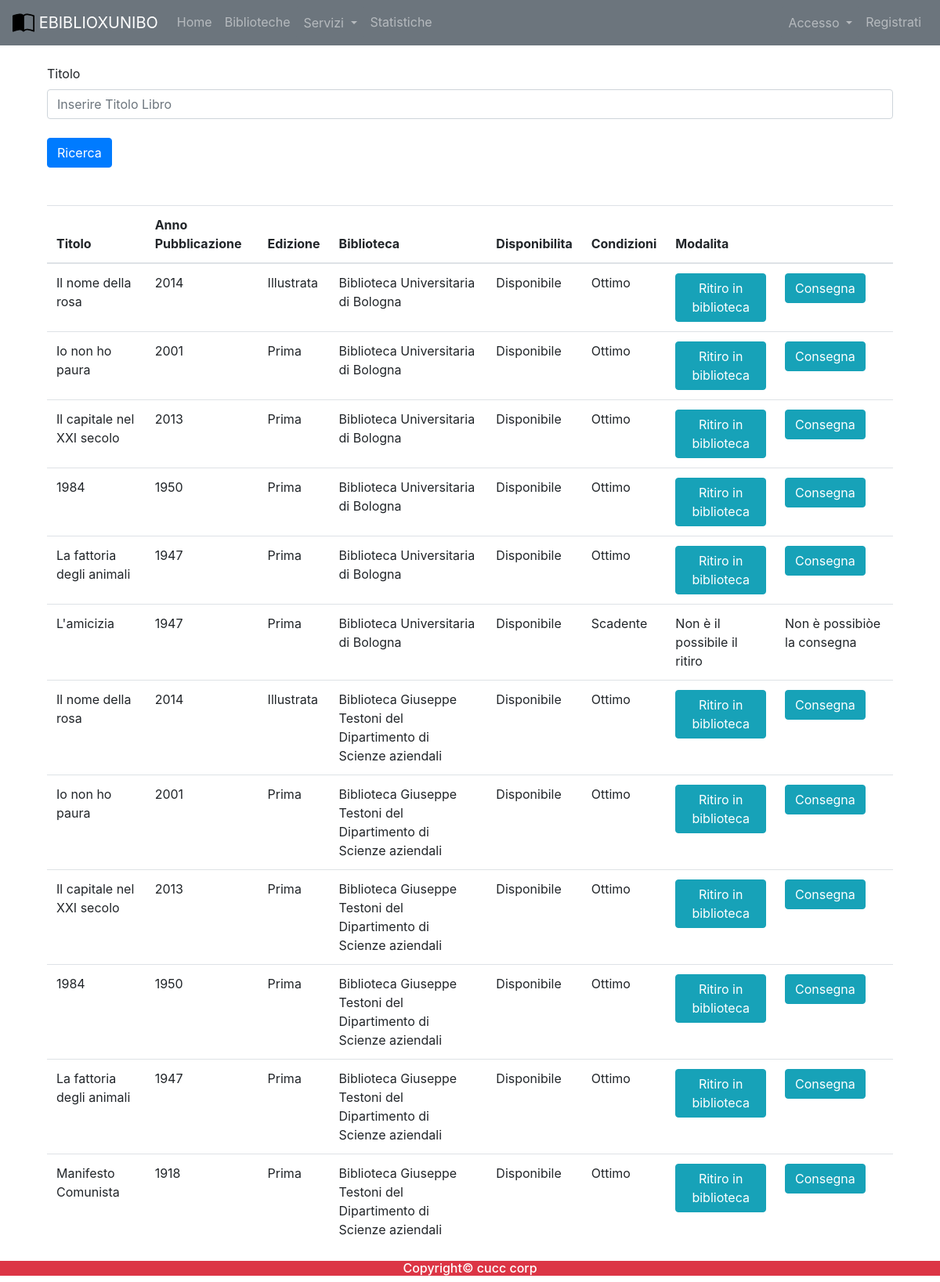
Screenshot of /libro.php with the database file from the repository.
### tables this page shows
create table CARTACEO(
    Codice int auto_increment primary key,
    Titolo varchar(255),
    Autore varchar(255),
    Edizione varchar(255),
    Genere varchar(255),
    AnnoPubblicazione int,
    NumeroPagine int,
    StatoConservazione varchar(9) not null,
    StatoPrestito varchar(11) not null,
    Scaffale varchar(255) not null,
    Biblioteca varchar(255) not null,
    constraint valid_stato_conservazione check(StatoConservazione in ("Ottimo","Buono","Non Buono", "Scadente")),
    constraint valid_stato_prestito check(StatoPrestito in ("Disponibile","Prenotato","Consegnato")),
    foreign key (Biblioteca) references BIBLIOTECA(Nome) on delete cascade on update cascade
);

### includes/autoloader.inc.php (called while the page is built, shortened)
<?php
    function myAutoLoader($className){
        $path = "C:\\xampp\\htdocs\\Ebiblio\\controller\\";
        $extension = ".class.php";
        $fullPath = $path.$className.$extension;
    }
?>

### controller/dbh.class.php (called while the page is built)
<?php
    class Dbh {
        private static $dbInstance;
        private $db;
        public static function getInstance() {
            if(is_null(Dbh::$dbInstance)) {
                self::$dbInstance = new Dbh();
            }
            return self::$dbInstance;
        }
        private function __construct() {
            try {
                $this->db = new PDO(
                    'mysql:host=localhost;dbname=ebiblio;charset=utf8',
                    'root',
                    '1590');
                $this->db->setAttribute(PDO::ATTR_ERRMODE, PDO::ERRMODE_EXCEPTION);
                $this->db->setAttribute(PDO::ATTR_EMULATE_PREPARES, true);
            } catch (PDOException $pdo) {
                echo "No database found! Please run the database server to proceed!";
            }
        }
        public function getDb() {
            return $this->db;
        }
    }
?>

### controller/cartaceoController.class.php (called while the page is built, shortened)
<?php
    class CartaceoController{
        public function listUtil(){
            $query=" SELECT * from Cartaceo";
            $stmt = Dbh::getInstance()
            -> getDb()
            -> prepare($query);
            $stmt -> execute();
            return $stmt -> fetchAll(PDO::FETCH_ASSOC);
        }
    }
?>

### libro.php (the view, shortened to what this page needs)
<?php
require_once('/xampp/htdocs/ebiblio/main_partials/menu.php');
$cartaCon = new CartaceoController();
$carta_res = $cartaCon->listUtil();
?>
<div class="container" style="background-color: white;">
    <br>
    <div class="container">
        <form action="" method="POST">
            <div class="form-group">
                <div class="row">
                    <div class="col mb-2">
                        <label for="titoloId">Titolo</label>
                        <input type="text" class="form-control" name="Titolo" id="titoloId" aria-describedby="emailHelp" placeholder="Inserire Titolo Libro">
                    </div>
                </div>
            </div>
            <input type="submit" name="cartaform_submitted" class="btn btn-primary" value="Ricerca"></input>
        </form>
        <table class="table table-hover">
            <thead>
                <tr>
                    <th>Titolo</th>
                    <th>Anno Pubblicazione</th>
                    <th>Edizione</th>
                    <th>Biblioteca</th>
                    <th>Disponibilita</th>
                    <th>Condizioni</th>
                    <th>Modalita</th>
                    <th></th>
                </tr>
            </thead>
            <tbody>
                <?php
                if (isset($_POST['cartaform_submitted'])) {
                    $tit = trim($_POST['Titolo']);
                    if (ctype_space($tit) || $tit == '') {
                        echo "Titolo libro nullo";
                    } else {
                        $carta_like = $cartaCon->getLikeLibroUtil($tit);
                        if (count($carta_like) <= 0) {
                            echo "Nessun risultato corrispondente";
                        }
                        for ($i = 0; $i < count($carta_like); $i++) {
                            echo '<tr>';
                            echo '<td>' . $carta_like[$i]['Titolo'] . '</td>';
                            echo '<td>' . $carta_like[$i]['AnnoPubblicazione'] . '</td>';
                            echo '<td>'  . $carta_like[$i]['Edizione'] . '</td>';
                            echo '<td>'  . $carta_like[$i]['Biblioteca'] . '</td>';
                            echo '<td>'  . $carta_like[$i]['StatoPrestito'] . '</td>';
                            echo '<td>'  . $carta_like[$i]['StatoConservazione'] . '</td>';
                            if($carta_like[$i]['StatoPrestito'] != "Disponibile" || $carta_like[$i]['StatoConservazione'] == "Scadente"){
                                echo '<td>Non è il possibile il ritiro</td>';
                                echo '<td>Non è possibiòe la consegna</td>';
                            }
                            else{
                                echo '<td><a class="btn btn-info" role="button" href="http://localhost/ebiblio/libro_prenot/ritiroLibro.php?codLibro='.$carta_like[$i]['Codice'].'&ritiroLibro=true&Titolo='.$carta_like[$i]['Titolo'].'&nomeBiblio='.$carta_like[$i]['Biblioteca'].'"'.'>Ritiro in biblioteca</a></td>';
                                echo '<td><a class="btn btn-info" role="button" href="http://localhost/ebiblio/libro_prenot/consegnaLibro.php?codLibro='.$carta_like[$i]['Codice'].'&consegnaLibro=true&Titolo='.$carta_like[$i]['Titolo'].'&nomeBiblio='.$carta_like[$i]['Biblioteca'].'">Consegna</a></td>';
                            }
                            echo '</tr>';
                        }
                    }
                } else {
                    for ($i = 0; $i < count($carta_res); $i++) {
                        echo '<tr>';
                        echo '<td>' . $carta_res[$i]['Titolo'] . '</td>';
                        echo '<td>' . $carta_res[$i]['AnnoPubblicazione'] . '</td>';
                        echo '<td>'  . $carta_res[$i]['Edizione'] . '</td>';
                        echo '<td>'  . $carta_res[$i]['Biblioteca'] . '</td>';
                        echo '<td>'  . $carta_res[$i]['StatoPrestito'] . '</td>';
                        echo '<td>'  . $carta_res[$i]['StatoConservazione'] . '</td>';
                        if($carta_res[$i]['StatoPrestito'] != "Disponibile" || $carta_res[$i]['StatoConservazione'] == "Scadente"){
                            echo '<td>Non è il possibile il ritiro</td>';
                            echo '<td>Non è possibiòe la consegna</td>';
                        }
                        else{
                            echo '<td><a class="btn btn-info" role="button" href="http://localhost/ebiblio/libro_prenot/ritiroLibro.php?codLibro='.$carta_res[$i]['Codice'].'&ritiroLibro=true&Titolo='.$carta_res[$i]['Titolo'].'&nomeBiblio='.$carta_res[$i]['Biblioteca'].'"'.'>Ritiro in biblioteca</a></td>';
                            echo '<td><a class="btn btn-info" role="button" href="http://localhost/ebiblio/libro_prenot/consegnaLibro.php?codLibro='.$carta_res[$i]['Codice'].'&consegnaLibro=true&Titolo='.$carta_res[$i]['Titolo'].'&nomeBiblio='.$carta_res[$i]['Biblioteca'].'"'.'">Consegna</a></td>';
                        }
                        echo '</tr>';
                    }
                }
                ?>
            </tbody>
        </table>
    </div>
</div>
<?php
require_once('/xampp/htdocs/ebiblio/main_partials/footer.php');
?>

### main_partials/menu.php (shortened to what this page needs)
<?php
require_once('/xampp/htdocs/Ebiblio/includes/autoloader.inc.php');
?>
<!DOCTYPE html>
<html lang="en">
<head>
    <link rel="stylesheet" href="https://stackpath.bootstrapcdn.com/bootstrap/4.3.1/css/bootstrap.min.css">
    <link rel="stylesheet" href="https://maxcdn.bootstrapcdn.com/bootstrap/4.5.2/css/bootstrap.min.css">
    <link rel="stylesheet" href="https://unpkg.com/leaflet@1.7.1/dist/leaflet.css" />
    <link rel="stylesheet" href="http://code.jquery.com/ui/1.11.4/themes/smoothness/jquery-ui.css">
    <link rel="stylesheet" href="https://unpkg.com/leaflet@1.7.1/dist/leaflet.css" />
</head>
<body>
    <nav class="navbar navbar-expand-md navbar-dark bg-secondary">
        <a href="/ebiblio" class="navbar-brand">
            <img src="http:\ebiblio\images\book-half.svg" height="28">
            EBIBLIOXUNIBO
        </a>
        <div class="collapse navbar-collapse" id="navbarCollapse">
            <div class="navbar-nav">
                <a href="/ebiblio" class="nav-item nav-link">Home</a>
                <a href="/ebiblio/biblioteche.php" class="nav-item nav-link">Biblioteche</a>
                <div class="dropdown">
                    <button class="btn btn-secondary dropdown-toggle nav-item nav-link" type="button" id="dropdownMenuButton" data-toggle="dropdown" aria-haspopup="true" aria-expanded="false">
                        Servizi
                    </button>
                </div>
                <a href="/ebiblio/statistiche.php" class="nav-item nav-link">Statistiche</a>
            </div>
            <div class="navbar-nav ml-auto">
            <?php
            if(isset($_SESSION["email"])){
               echo"<a href='/ebiblio/logout.php' class='nav-item nav-link'>Logout</a></li>";
            }else{
               echo "<div class='dropdown'>
               <button class='btn btn-secondary dropdown-toggle nav-item nav-link' type='button' id='dropdownMenuButton' data-toggle='dropdown' aria-haspopup='true' aria-expanded='false'>
                   Accesso
               </button>
               <div class='dropdown-menu' aria-labelledby='dropdownMenuButton'>
                   <a class='dropdown-item' href='/ebiblio/accesso/acc_volo.php'>Volontario</a>
                   <a class='dropdown-item' href='/ebiblio/accesso/acc_amm.php'>Amministratore</a>
                   <a class='dropdown-item' href='/ebiblio/accesso/acc_utiliz.php'>Utilizzatore</a>
               </div>
           </div>";
               echo"<a href='/ebiblio/registrazione.php' class='nav-item nav-link'>Registrati</a>";
            }
            ?>
            </div>
        </div>
    </nav>

### main_partials/footer.php
<div class="container-fluid bg-danger text-white text-center">
        <h6>Copyright© cucc corp</h6>
</div>
</body>
</html>

### rows the page displays
cartaceo: Titolo "Il nome della rosa", AnnoPubblicazione "2014", Edizione "Illustrata", Biblioteca "Biblioteca Universitaria di Bologna", StatoPrestito "Disponibile", StatoConservazione "Ottimo"
cartaceo: Titolo "Io non ho paura", AnnoPubblicazione "2001", Edizione "Prima", Biblioteca "Biblioteca Universitaria di Bologna", StatoPrestito "Disponibile", StatoConservazione "Ottimo"
cartaceo: Titolo "Il capitale nel XXI secolo", AnnoPubblicazione "2013", Edizione "Prima", Biblioteca "Biblioteca Universitaria di Bologna", StatoPrestito "Disponibile", StatoConservazione "Ottimo"
cartaceo: Titolo "1984", AnnoPubblicazione "1950", Edizione "Prima", Biblioteca "Biblioteca Universitaria di Bologna", StatoPrestito "Disponibile", StatoConservazione "Ottimo"
cartaceo: Titolo "La fattoria degli animali", AnnoPubblicazione "1947", Edizione "Prima", Biblioteca "Biblioteca Universitaria di Bologna", StatoPrestito "Disponibile", StatoConservazione "Ottimo"
cartaceo: Titolo "L'amicizia", AnnoPubblicazione "1947", Edizione "Prima", Biblioteca "Biblioteca Universitaria di Bologna", StatoPrestito "Disponibile", StatoConservazione "Scadente", shows "Non è il possibile il ritiro"
cartaceo: Titolo "Il nome della rosa", AnnoPubblicazione "2014", Edizione "Illustrata", Biblioteca "Biblioteca Giuseppe Testoni del Dipartimento di Scienze aziendali", StatoPrestito "Disponibile", StatoConservazione "Ottimo"
cartaceo: Titolo "Io non ho paura", AnnoPubblicazione "2001", Edizione "Prima", Biblioteca "Biblioteca Giuseppe Testoni del Dipartimento di Scienze aziendali", StatoPrestito "Disponibile", StatoConservazione "Ottimo"
cartaceo: Titolo "Il capitale nel XXI secolo", AnnoPubblicazione "2013", Edizione "Prima", Biblioteca "Biblioteca Giuseppe Testoni del Dipartimento di Scienze aziendali", StatoPrestito "Disponibile", StatoConservazione "Ottimo"
cartaceo: Titolo "1984", AnnoPubblicazione "1950", Edizione "Prima", Biblioteca "Biblioteca Giuseppe Testoni del Dipartimento di Scienze aziendali", StatoPrestito "Disponibile", StatoConservazione "Ottimo"
cartaceo: Titolo "La fattoria degli animali", AnnoPubblicazione "1947", Edizione "Prima", Biblioteca "Biblioteca Giuseppe Testoni del Dipartimento di Scienze aziendali", StatoPrestito "Disponibile", StatoConservazione "Ottimo"
cartaceo: Titolo "Manifesto Comunista", AnnoPubblicazione "1918", Edizione "Prima", Biblioteca "Biblioteca Giuseppe Testoni del Dipartimento di Scienze aziendali", StatoPrestito "Disponibile", StatoConservazione "Ottimo"
